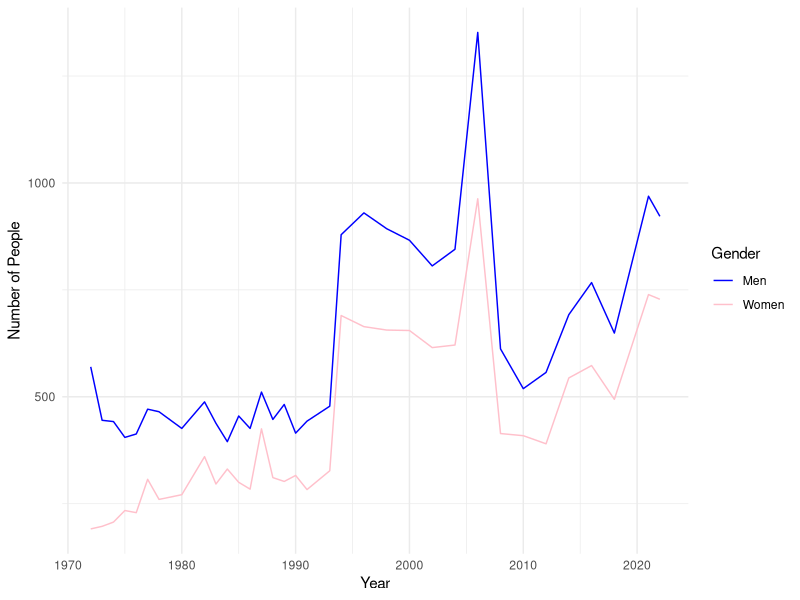
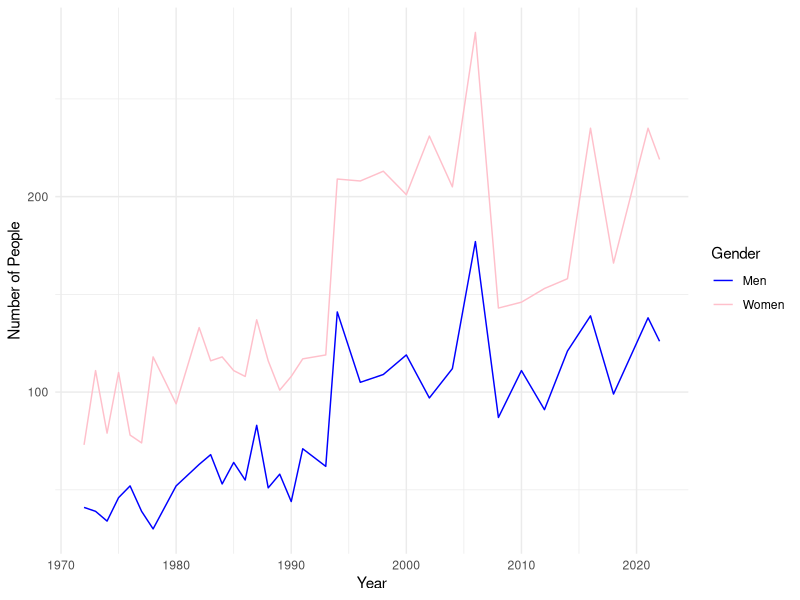
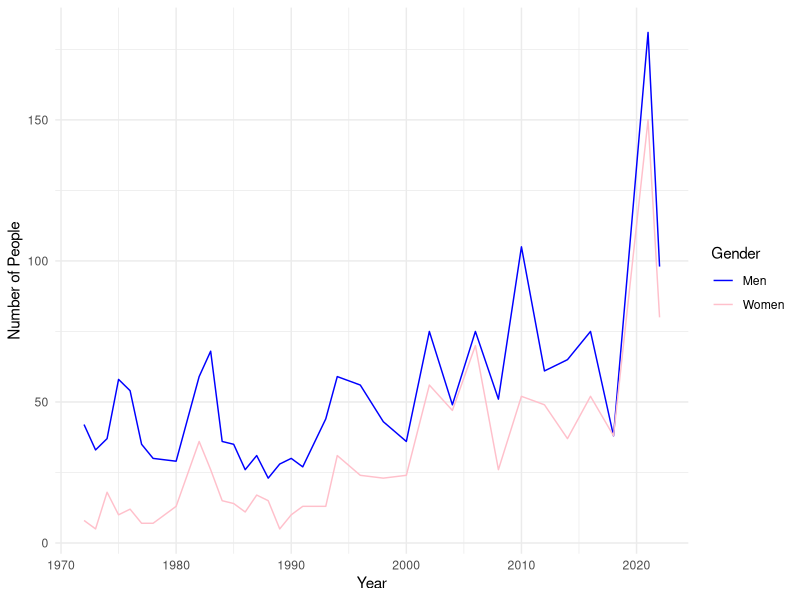
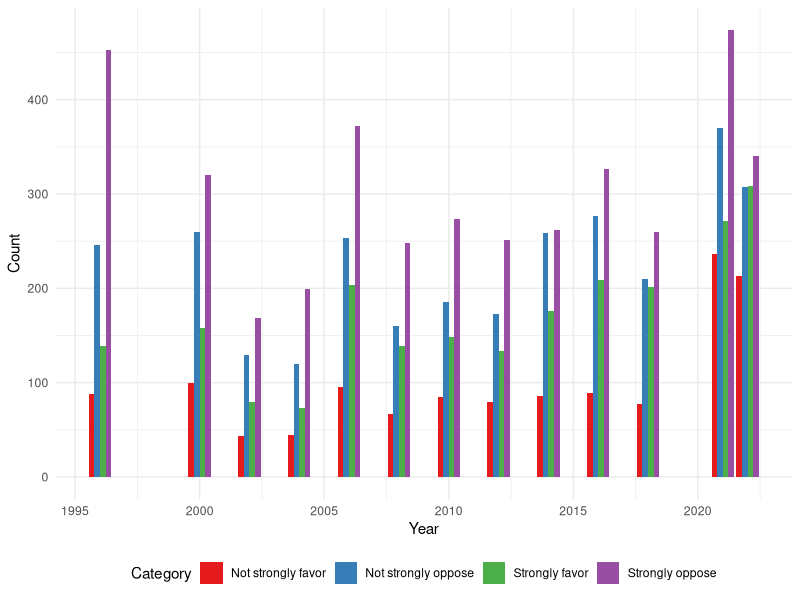
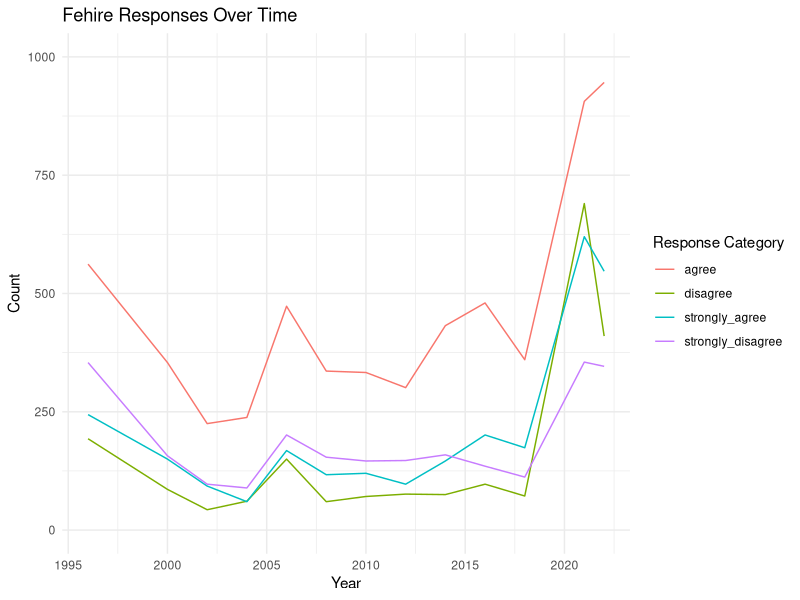
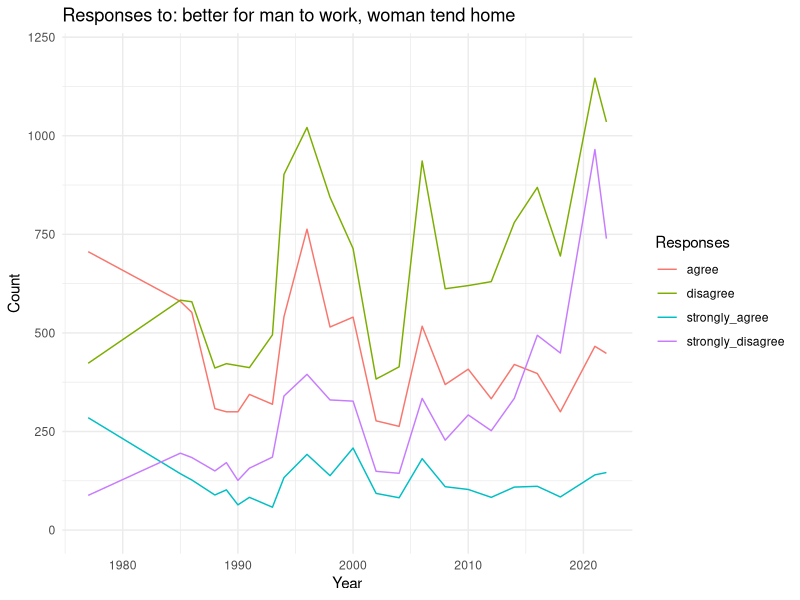
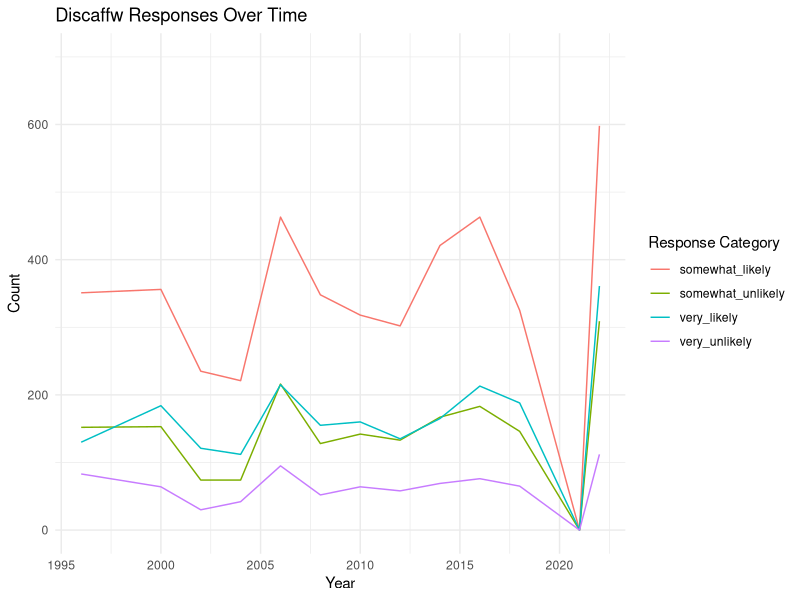
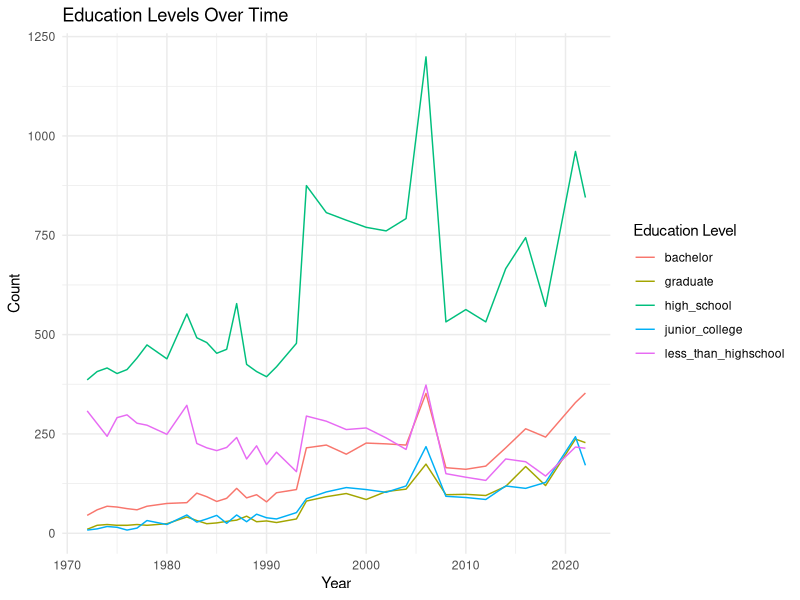

Source code (R) for these figures, in order:
## ---- chunk 1
#| echo: false
#| warning: false
#| message: false
#| tbl-cap: Women in the workforce survey data
library(tidyverse)
library(kableExtra)

variable_data <- data.frame( 
  Variable = c("fejobaff", 
               "fehire", 
               "Fefam",
               "Discaffw"), 
  Description = c("For or against preferential hiring of                       women",
                  "Should hire and promote women",
                  "Is it better for man to work, and a woman                    to tend home", 
                  "A woman won't get a job or promotion"), 
  ExampleResponse = c("Strongly Favor", 
              "Disagree", 
              "Agree",
              "Somewhat likely")
)

variable_data |>
  kbl() |>
  kable_classic_2(full_width = F)
## ---- chunk 2
#| label: fig-fulltime
#| fig-cap: Full Time Work Status by Gender Over Time
#| echo: false
#| warning: false
#| message: false

library(tidyverse)

ft_data <- read_csv("../data/analysis_data/full_time_data.csv")

ggplot(ft_data) +
  geom_line(aes(x = year, y = men, color = "Men")) +
  geom_line(aes(x = year, y = women, color = "Women")) +
  scale_color_manual(values = c("Men" = "blue", "Women" = "pink")) +
  labs(
       x = "Year",
       y = "Number of People",
       color = "Gender") +
  theme_minimal()
## ---- chunk 3
#| label: fig-part-time
#| fig-cap: Part Time Work Status by Gender Over Time
#| echo: false
#| warning: false
#| message: false

library(tidyverse)

pt_data <- read_csv("../data/analysis_data/part_time_data.csv")

ggplot(pt_data) +
  geom_line(aes(x = year, y = men, color = "Men")) +
  geom_line(aes(x = year, y = women, color = "Women")) +
  scale_color_manual(values = c("Men" = "blue", "Women" = "pink")) +
  labs(
       x = "Year",
       y = "Number of People",
       color = "Gender") +
  theme_minimal()
## ---- chunk 4
#| label: fig-unemployed
#| fig-cap: Unemployed Work Status by Gender Over Time
#| echo: false
#| warning: false
#| message: false

library(tidyverse)

u_data <- read_csv("../data/analysis_data/unemployed_data.csv")

ggplot(u_data) +
  geom_line(aes(x = year, y = men, color = "Men")) +
  geom_line(aes(x = year, y = women, color = "Women")) +
  scale_color_manual(values = c("Men" = "blue", "Women" = "pink")) +
  labs(
       x = "Year",
       y = "Number of People",
       color = "Gender") +
  theme_minimal()
## ---- chunk 5
#| label: fig-prefhiring
#| fig-cap: Opinions on Preferential Hiring Over Time
#| echo: false
#| warning: false
#| message: false

library(tidyverse)
library(ggplot2)
library(readxl)
library(tidyr)

# Read the data from the Excel file
h_data <- read_excel("../data/analysis_data/pref_hiring.xlsx")

# Reshape the data to long format for easier plotting with ggplot2
data_long <- pivot_longer(h_data, cols = -Year, names_to = "Category", values_to = "Count")

# Plot
ggplot(data_long, aes(x = Year, y = Count, fill = Category)) +
  geom_bar(stat = "identity", position = "dodge") +
  theme_minimal() +
  labs(
       x = "Year",
       y = "Count") +
  scale_fill_brewer(palette = "Set1") +
  theme(legend.position = "bottom")

## ---- chunk 6
#| label: fig-fehire
#| fig-cap: Attitudes Towards Hiring and Promoting Women
#| echo: false
#| warning: false
#| message: false

library(tidyverse)
library(ggplot2)
library(readxl)
library(tidyr)

# read in data
fehire_data <- read_csv("../data/analysis_data/fehire_data.csv")

# Format year data as numeric for line graphs
fehire_data$year <- as.numeric(fehire_data$year)

# Reshape the data to long format for line graphs and convert 'count' to numeric
fehire_data_long <- fehire_data |>
  pivot_longer(cols = c(strongly_agree, agree, disagree, strongly_disagree),
               names_to = "Response",
               values_to = "Count") |>
  mutate(Count = as.numeric(Count))

# fehire line graph
ggplot(fehire_data_long, aes(x = year, y = Count, group = Response, color = Response)) +
  geom_line() +
  scale_y_continuous(limits = c(0, 1000)) +
  labs(title = "Fehire Responses Over Time",
       x = "Year",
       y = "Count",
       color = "Response Category") +
  theme_minimal()
## ---- chunk 7
#| label: fig-fefam
#| fig-cap: Views on Gender Roles in Work and Family Life
#| echo: false
#| warning: false
#| message: false

library(tidyverse)
library(ggplot2)
library(readxl)
library(tidyr)

# read in data
fefam_data <- read_csv("../data/analysis_data/fefam_data.csv")

# Format year data as numeric for line graphs
fefam_data$year <- as.numeric(fefam_data$year)

# Reshape the data to long format for line graphs and convert 'count' to numeric
fefam_data_long <- fefam_data |>
  pivot_longer(cols = c(strongly_agree, agree, disagree, strongly_disagree),
               names_to = "Responses",
               values_to = "count") |>
  mutate(count = as.numeric(count))

# fefam line graph
ggplot(fefam_data_long, aes(x = year, y = count, group = `Responses`, color = `Responses`)) +
  geom_line() +
  scale_y_continuous(limits = c(0, 1200)) +
  labs(title = "Responses to: better for man to work, woman tend home",
       x = "Year",
       y = "Count") +
  theme_minimal()
## ---- chunk 8
#| label: fig-discaffw
#| fig-cap: Perceptions of Discrimination Against Women in Job Promotions
#| echo: false
#| warning: false
#| message: false

library(tidyverse)
library(ggplot2)
library(readxl)
library(tidyr)

# read in data
discaffw_data <- read_csv("../data/analysis_data/discaffw_data.csv")

# Format year data as numeric for line graphs
discaffw_data$year <- as.numeric(discaffw_data$year)

# Reshape the data to long format for line graphs and convert 'count' to numeric
discaffw_data_long <- discaffw_data |>
  pivot_longer(cols = c(very_likely, somewhat_likely, somewhat_unlikely, very_unlikely),
               names_to = "Response",
               values_to = "Count") |>
  mutate(Count = as.numeric(Count))

# discaffw line graph
ggplot(discaffw_data_long, aes(x = year, y = Count, group = Response, color = Response)) +
  geom_line() +
  scale_y_continuous(limits = c(0, 700)) +
  labs(title = "Discaffw Responses Over Time",
       x = "Year",
       y = "Count",
       color = "Response Category") +
  theme_minimal()
## ---- chunk 9
#| label: fig-education
#| fig-cap: Educational Attainment by Gender
#| echo: false
#| warning: false
#| message: false

library(tidyverse)
library(ggplot2)
library(readxl)
library(tidyr)

# read in data
education_data <- read_csv("../data/analysis_data/education_data.csv")

# Format year data as numeric for line graphs
education_data$year <- as.numeric(education_data$year)

# Reshape the data to long format for line graphs and convert 'count' to numeric
education_data_long <- education_data |>
  pivot_longer(cols = c(less_than_highschool, high_school, junior_college, bachelor, graduate),
               names_to = "Education Level",
               values_to = "Count") |>
  mutate(Count = as.numeric(Count))

# education line graph
ggplot(education_data_long, aes(x = year, y = Count, group = `Education Level`, color = `Education Level`)) +
  geom_line() +
  labs(title = "Education Levels Over Time",
       x = "Year",
       y = "Count",
       color = "Education Level") +
  theme_minimal()
## ---- chunk 10
#| label: fig-eduTojob
#| fig-cap: Trends in Full-Time Work and Educational Attainment for Women
#| echo: false
#| warning: false
#| message: false

library(tidyverse)
library(ggplot2)
library(readxl)
library(tidyr)

# read in data
combined_data <- read_csv("../data/analysis_data/combined_data.csv")

# combined education and full-time data in line graph
ggplot(combined_data, aes(x = as.numeric(as.character(year)), y = Count, color = category, group = category)) +
  geom_line() +
  scale_y_continuous(name = "Count", limits = c(0, 1000)) +
  labs(title = "Comparison of Full-Time Work for Women with Higher Education Levels",
       x = "Year",
       y = "Count",
       color = "Category") +
  theme_minimal() +
  theme(axis.text.x = element_text(angle = 45, hjust = 1))
